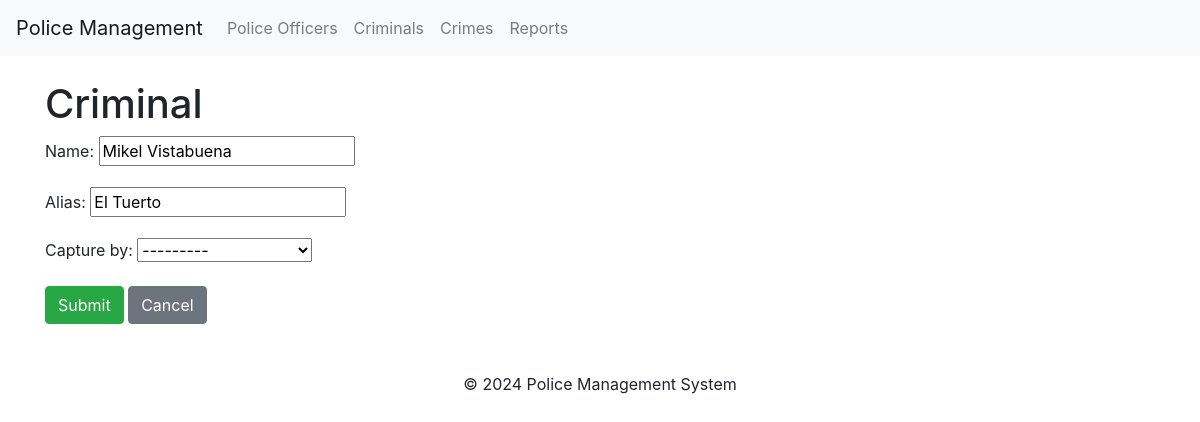
/criminal/2/update/, run on the app's committed database.
### reports/models.py (models this page shows, shortened)
class Criminal(models.Model):
    name = models.CharField(max_length=100)
    alias = models.CharField(max_length=100, blank=True)
    capture_by = models.ForeignKey(PoliceOfficer, on_delete=models.SET_NULL, null=True, blank=True)

### reports/views.py (the view)
# urls.py: path('criminal/<int:pk>/update/', CriminalUpdateView.as_view(), name='criminal_update'),
class CriminalUpdateView(UpdateView):
    model = Criminal
    fields = ['name', 'alias', 'capture_by']
    template_name = 'reports/criminal_form.html'
    success_url = reverse_lazy('criminal_list')

### reports/models.py (called while the page is built)
    def __str__(self):
        return f'{self.user.username} - {self.badge_number}'

### reports/templates/reports/criminal_form.html (shortened to what this page needs)
{% extends 'reports/base.html' %}
{% block content %}
<h1>{{ view.action }} Criminal</h1>
<form method="post">
    {{ form.as_p }}
    <button class="btn btn-success" type="submit">Submit</button>
    <a class="btn btn-secondary" href="{% url 'criminal_list' %}">Cancel</a>
</form>
{% endblock %}

### data on the page
Criminal: name "Mikel Vistabuena", alias "El Tuerto", capture_by "---------"
